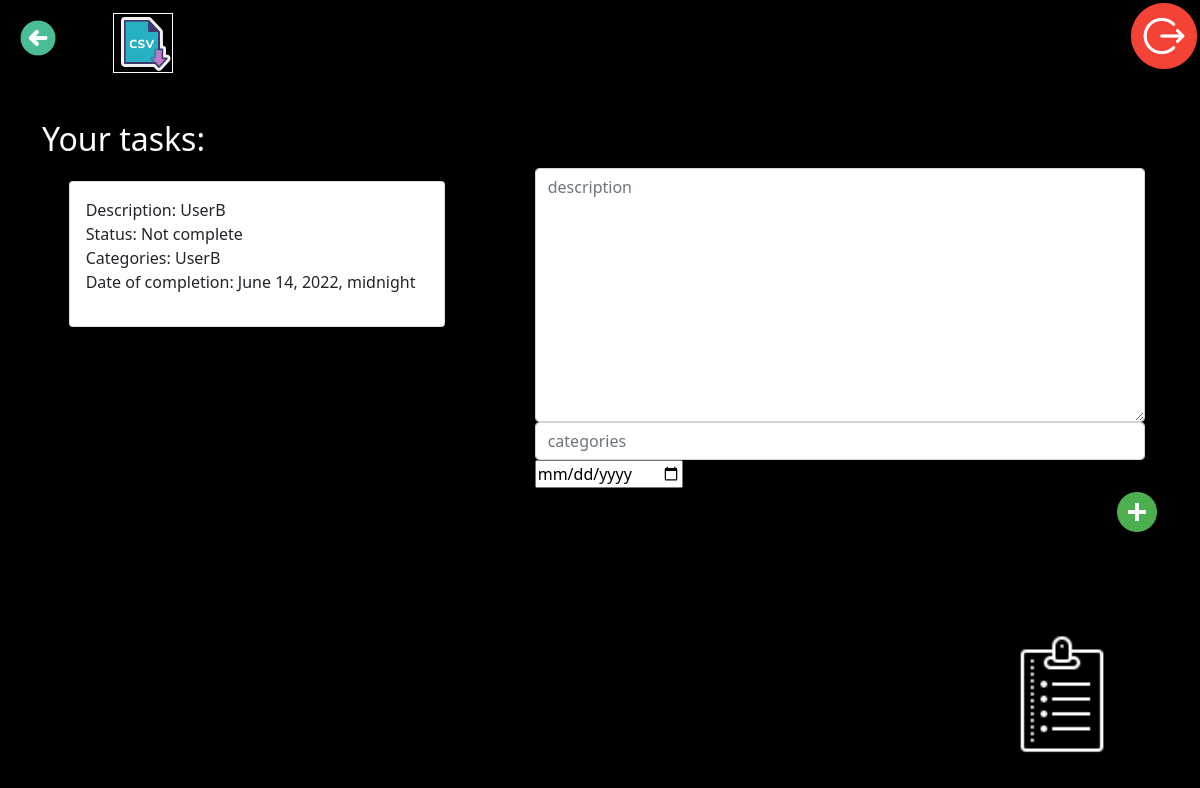
Before: /tasks/my-tasks/1 (signed in) with the older database file.
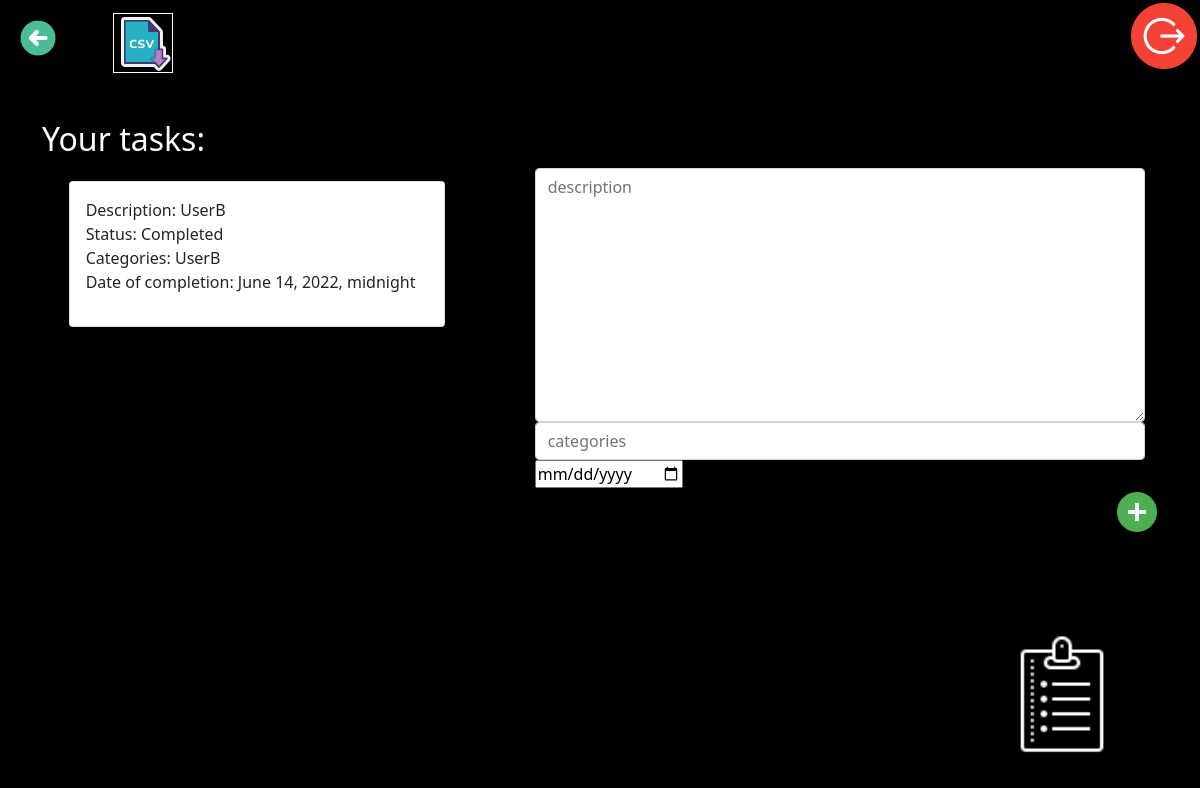
After: the same page with the newer database file.
### listWorkers/models.py (models this page shows, shortened)
class Employees_Task_List(Model):
    id_creator = IntegerField("id_creator", max_length=1000, null=False)
    id_worker = IntegerField("id_worker", max_length=1000, null=False)
    id_team = IntegerField("id_team", max_length=1000, null=False)
    description = CharField("description", max_length=1000, null=False)
    status = CharField("status", max_length=100, auto_created="Not complete")
    categories = CharField("categories", max_length=1000, null=False)
    date_of_completion = DateTimeField()
    class Meta:
        ordering = ["id"]
        verbose_name = "Employees_Task_List"
        verbose_name_plural = "Employees_Task_List"

### listWorkers/views.py (the view, shortened to what this page needs)
# urls.py: path("my-tasks/<int:iduser>", MyTasks.as_view(), name="my_tasks"),
class MyTasks(View):
    def get(self, request, iduser):
        id_user = request.user.id
        check_log(id_user)
        form = NewTaskForm()
        tasks = Employees_Task_List.objects.filter(id_worker=iduser)
        return render(
            request,
            "listWorkers/my_tasks.html",
            {"form": form, "tasks": tasks, "id_worker": iduser},
        )

### listWorkers/forms.py
class NewTaskForm(ModelForm):
    class Meta:
        model = models.Employees_Task_List
        fields = ["description", "categories", "date_of_completion"]
        widgets = {
            "description": Textarea(
                attrs={"class": "form-control", "placeholder": "description"}
            ),
            "categories": TextInput(
                attrs={"class": "form-control", "placeholder": "categories"}
            ),
            "date_of_completion": DateInput(),
        }

### listWorkers/views.py (called while the page is built)
def check_log(id_user):
    if id_user:
        pass
    else:
        raise PermissionDenied()

### listWorkers/templates/listWorkers/my_tasks.html (shortened to what this page needs)
{% extends 'listWorkers/base.html' %}
{% load static %}
{% block css_aditional %}
<link rel="stylesheet" href="{% static 'listWorkers/css/my_tasks.css'%}">
{% endblock %}
{% block content %}
<a href="{% url 'logout' %}"><img align="right" src="/static/listWorkers/img/logout.png" id="logout">  </a>
<a href="{% url 'profile_user' %}"> <img id="back" src="/static/listWorkers/img/back2.png"> </a>
<a href="{% url 'export_tasks' user.id %}"> <img id="export" src="/static/listWorkers/img/export_csv2.png"> </a>
<h2 id="taskWorker" align="left">Your tasks: {{info.name}}</h2>
    <div class="col-8 mt-5" id="create_task">
        <form class="form-inline justify-content-centr" id="createNewTaskForm" method="post" data-url="{% url 'my_tasks' user.id%}">
            {% for field in form %}
                <div class="mx-3">
                    {{ field }}
                </div>
            {% endfor %}
            <input id="createButton" align="right"  type="image" src="/static/listWorkers/img/add.png">
        </form>
    </div>
    <div class="col-5 mt-5" id="taskList">
        {% for task in tasks %}
            <div class="card mb-1" id="taskCard" data-id="{{ task.id}}" style="{% if task.completed %} text-decoration: line-through {% endif %}">
                <div class="card-body">
                    <p>Description: {{ task.description }}<br>Status: {{task.status}}<br>Categories: {{ task.categories }}<br>Date of completion: {{ task.date_of_completion }}<br></p>
                </div>
            </div>
        {% endfor %}
    </div>
<img align="right" id="todolist" src="/static/listWorkers/img/todolist.png">
{% endblock %}

Changed rows visible on the page:
changed Employees_Task_List "UserB": status "Not complete" → "Completed"
